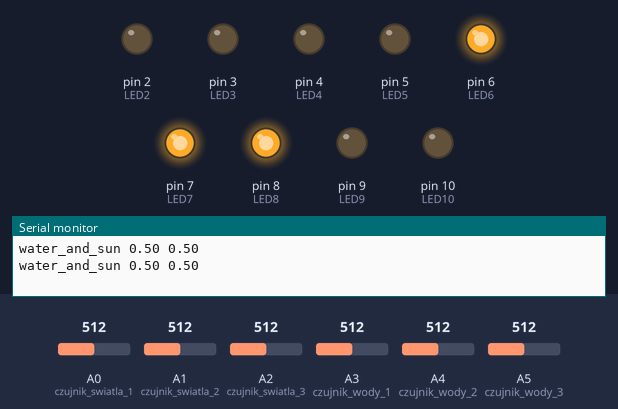
The sketch below on a simulated Arduino Uno, built with avr-gcc and run on an emulated ATmega328P. On the bench: output pins drawn as LEDs (lit = HIGH), the last lines printed to the serial monitor. Inputs (shaded band) come from the test bench; at power-on: A0 (czujnik_swiatla_1) = 512, A1 (czujnik_swiatla_2) = 512, A2 (czujnik_swiatla_3) = 512, A3 (czujnik_wody_1) = 512, A4 (czujnik_wody_2) = 512, A5 (czujnik_wody_3) = 512.

Above: at 1.2 s.
1.3 s: A0 (czujnik_swiatla_1) set to 222
3.2 s: A0 (czujnik_swiatla_1) set to 196
At 4.9 s:
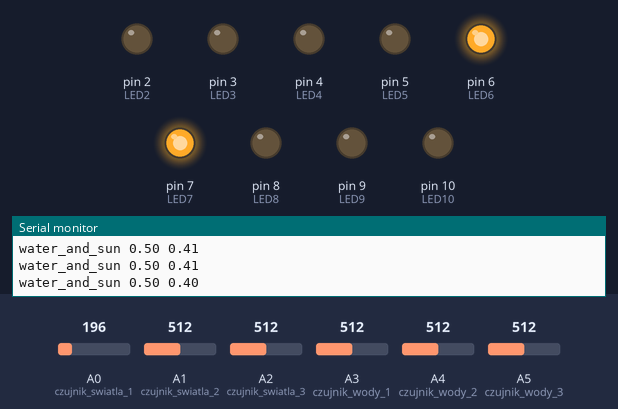
5.5 s: A0 (czujnik_swiatla_1) set to 830
At 6.6 s:
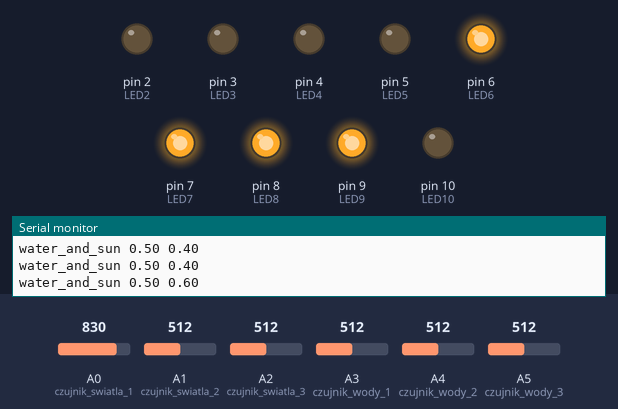
7.5 s: A0 (czujnik_swiatla_1) set to 809
At 8.3 s:
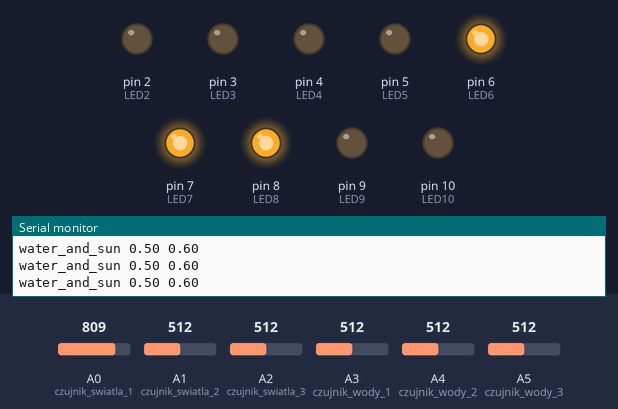
9.5 s: A0 (czujnik_swiatla_1) set to 992
At 11.2 s:
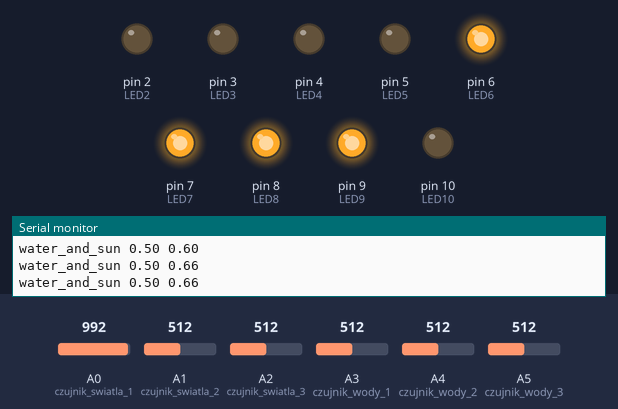
11.5 s: A1 (czujnik_swiatla_2) set to 945
13.2 s: A1 (czujnik_swiatla_2) set to 974
At 14.6 s:
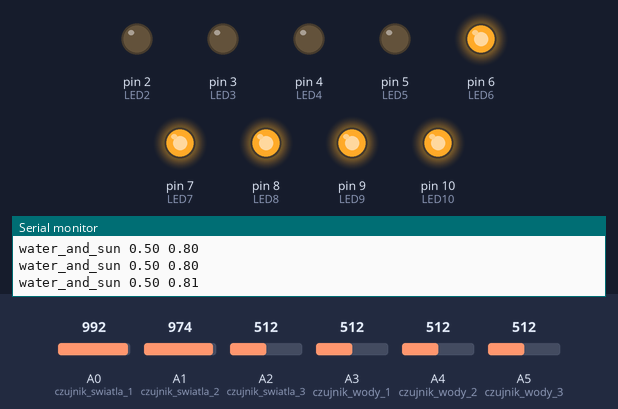
Timing chart, 0 to 16.2 s (numbered marks = the images above; inputs shaded):
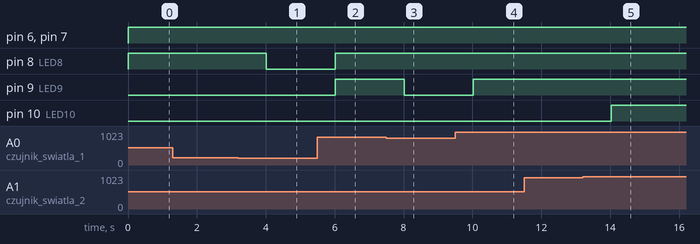

The sketch:

Doniczka.ino
```cpp
int czujnik_swiatla_1 = A0;
int czujnik_swiatla_2 = A1;
int czujnik_swiatla_3 = A2;
int czujnik_wody_1 = A3;
int czujnik_wody_2 = A4;
int czujnik_wody_3 = A5;
int LED1 = 1;
int LED2 = 2;
int LED3 = 3;
int LED4 = 4;
int LED5 = 5;
int LED6 = 6;
int LED7 = 7;
int LED8 = 8;
int LED9 = 9;
int LED10 = 10;
//
double natezenie_swiatla = 0;
double wilgotnosc = 0;
boolean read_marker;

//int czujnik_wody_1 = A5;
//int czujnik_wody_2 = A6;

void setup() {
  Serial.begin(115200);
  Serial.setTimeout(1);
  //Serial.println("----  Test doniczka  ----");
  pinMode(1, OUTPUT);
  pinMode(2, OUTPUT);
  pinMode(3, OUTPUT);
  pinMode(4, OUTPUT);
  pinMode(5, OUTPUT);
  pinMode(6, OUTPUT);
  pinMode(7, OUTPUT);
  pinMode(8, OUTPUT);
  pinMode(9, OUTPUT);
  pinMode(10, OUTPUT);
}
void ledy_wilgotnosc()
{
  if(wilgotnosc <= 205)
  {
    digitalWrite(LED1, HIGH);
    digitalWrite(LED2, LOW);
    digitalWrite(LED3, LOW);
    digitalWrite(LED4, LOW);
    digitalWrite(LED5, LOW);
  }
  if(wilgotnosc > 205 && wilgotnosc < 410)
  {
    digitalWrite(LED1, HIGH);
    digitalWrite(LED2, HIGH);
    digitalWrite(LED3, LOW);
    digitalWrite(LED4, LOW);
    digitalWrite(LED5, LOW);
  }
  if(wilgotnosc >= 410 && wilgotnosc < 615)
  {
    digitalWrite(LED1, HIGH);
    digitalWrite(LED2, HIGH);
    digitalWrite(LED3, HIGH);
    digitalWrite(LED4, LOW);
    digitalWrite(LED5, LOW);
  }
  if(wilgotnosc >= 615 && wilgotnosc < 820)
  {
    digitalWrite(LED1, HIGH);
    digitalWrite(LED2, HIGH);
    digitalWrite(LED3, HIGH);
    digitalWrite(LED4, HIGH);
    digitalWrite(LED5, LOW);
  }
  if(wilgotnosc >= 820 && wilgotnosc <= 1023)
  {
    digitalWrite(LED1, HIGH);
    digitalWrite(LED2, HIGH);
    digitalWrite(LED3, HIGH);
    digitalWrite(LED4, HIGH);
    digitalWrite(LED5, HIGH);
  }
  /*
  if(natezenie_swiatla <= 1023 && natezenie_swiatla > 820)
  {
    digitalWrite(LED6, HIGH);
    digitalWrite(LED7, LOW);
    digitalWrite(LED8, LOW);
    digitalWrite(LED9, LOW);
    digitalWrite(LED10, LOW);
  }
  if(natezenie_swiatla <= 820 && natezenie_swiatla > 615)
  {
    digitalWrite(LED6, HIGH);
    digitalWrite(LED7, HIGH);
    digitalWrite(LED8, LOW);
    digitalWrite(LED9, LOW);
    digitalWrite(LED10, LOW);
  }
  if(natezenie_swiatla <= 615 && natezenie_swiatla > 410)
  {
    digitalWrite(LED6, HIGH);
    digitalWrite(LED7, HIGH);
    digitalWrite(LED8, HIGH);
    digitalWrite(LED9, LOW);
    digitalWrite(LED10, LOW);
  }
  if(natezenie_swiatla <= 410 && natezenie_swiatla < 205)
  {
    digitalWrite(LED6, HIGH);
    digitalWrite(LED7, HIGH);
    digitalWrite(LED8, HIGH);
    digitalWrite(LED9, HIGH);
    digitalWrite(LED10, LOW);
  }
  if(natezenie_swiatla <= 205)
  {
    digitalWrite(LED6, HIGH);
    digitalWrite(LED7, HIGH);
    digitalWrite(LED8, HIGH);
    digitalWrite(LED9, HIGH);
    digitalWrite(LED10, HIGH);
  }
*/
}
void ledy_natezenie_swiatla()
{
  if(natezenie_swiatla <= 205)
    {
      digitalWrite(LED6, HIGH);
      digitalWrite(LED7, LOW);
      digitalWrite(LED8, LOW);
      digitalWrite(LED9, LOW);
      digitalWrite(LED10, LOW);
    }
  else if(natezenie_swiatla > 205 && natezenie_swiatla < 410)
  {
    digitalWrite(LED6, HIGH);
    digitalWrite(LED7, HIGH);
    digitalWrite(LED8, LOW);
    digitalWrite(LED9, LOW);
    digitalWrite(LED10, LOW);
  }
  else if(natezenie_swiatla >= 410 && natezenie_swiatla < 615)
  {
    digitalWrite(LED6, HIGH);
    digitalWrite(LED7, HIGH);
    digitalWrite(LED8, HIGH);
    digitalWrite(LED9, LOW);
    digitalWrite(LED10, LOW);
  }
  else if(natezenie_swiatla >= 615 && natezenie_swiatla < 820)
  {
    digitalWrite(LED6, HIGH);
    digitalWrite(LED7, HIGH);
    digitalWrite(LED8, HIGH);
    digitalWrite(LED9, HIGH);
    digitalWrite(LED10, LOW);
  }
  else if(natezenie_swiatla >= 820 && natezenie_swiatla <= 1023)
  {
    digitalWrite(LED6, HIGH);
    digitalWrite(LED7, HIGH);
    digitalWrite(LED8, HIGH);
    digitalWrite(LED9, HIGH);
    digitalWrite(LED10, HIGH);
  }
}

void loop()
{
  natezenie_swiatla = (analogRead(czujnik_swiatla_1)+analogRead(czujnik_swiatla_2)+analogRead(czujnik_swiatla_3))/3;
  wilgotnosc = (analogRead(czujnik_wody_1)+analogRead(czujnik_wody_2)+analogRead(czujnik_wody_3))/3;
  ledy_natezenie_swiatla();
  wilgotnosc = wilgotnosc/1023.0;
  natezenie_swiatla = natezenie_swiatla/1023.0;
  Serial.print("water_and_sun");
  Serial.print(" ");
  Serial.print(wilgotnosc);
  Serial.print(" ");
  Serial.print(natezenie_swiatla);
  Serial.print("\n");
  char searchString[] = "Jump in!";
  read_marker = Serial.find(searchString);
  if(read_marker){
    digitalWrite(5,HIGH);}
    else{
     digitalWrite(5,LOW);}
  delay(1000);
}
```

Measured:
- the behaviour switches between 206 and 205 on A0 (czujnik_swiatla_1) (found by bisection; images 0 and 1)
- the behaviour switches between 821 and 820 on A0 (czujnik_swiatla_1) (found by bisection; images 2 and 3)
- the behaviour switches between 955 and 956 on A1 (czujnik_swiatla_2) (found by bisection; images 4 and 5)
- after the input at 3.2 s, pin 8 (LED8): HIGH → LOW after 0.81 s
- after the input at 5.5 s, pin 8 (LED8), pin 9 (LED9): LOW → HIGH after 0.52 s
- after the input at 7.5 s, pin 9 (LED9): HIGH → LOW after 0.52 s
- after the input at 9.5 s, pin 9 (LED9): LOW → HIGH after 0.53 s
- after the input at 13.2 s, pin 10 (LED10): LOW → HIGH after 0.84 s
